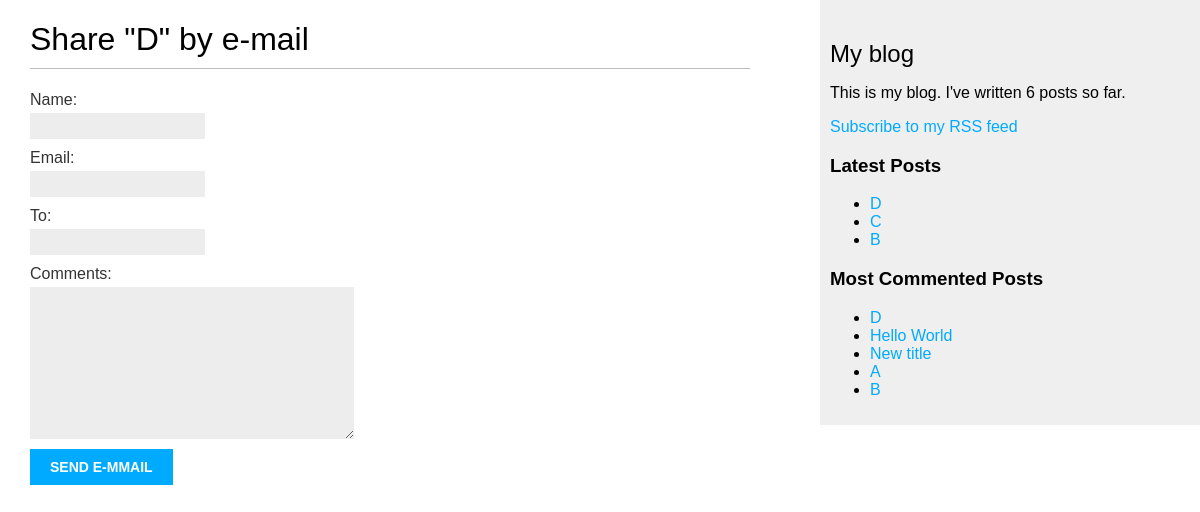
The app's page /6/share/, older data.
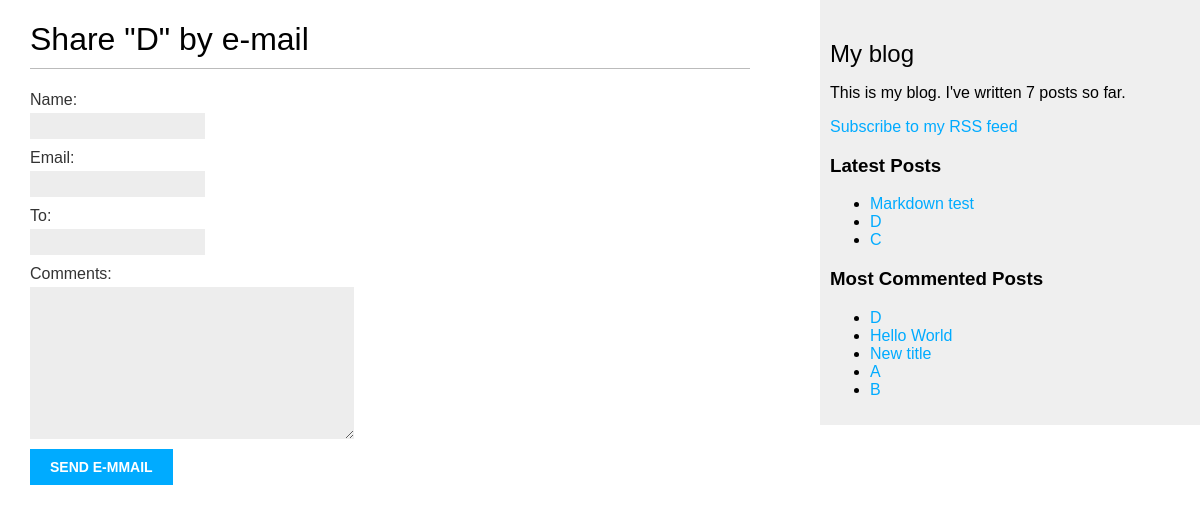
The same page, newer data.
### blog/models.py (models this page shows, shortened)
class Post(models.Model):
    STATUS_CHOICES = (
        ('draft', 'Draft'),
        ('published', 'Published'),
    )
    title = models.CharField(max_length=250)
    slug = models.SlugField(max_length=250,
                            unique_for_date = 'publish')
    author = models.ForeignKey(User,
                               related_name='blog_posts',
                               on_delete=models.CASCADE)
    body = models.TextField()
    publish = models.DateTimeField(default=timezone.now)
    created = models.DateTimeField(auto_now_add=True)
    updated = models.DateTimeField(auto_now=True)
    status = models.CharField(max_length=10,
                              choices=STATUS_CHOICES,
                              default='draft')
    tags = TaggableManager()
    class Meta:
        ordering = ('-publish',)
    objects = models.Manager()
    published = PublishedManager()
    def get_absolute_url(self):
        return reverse('blog:post_detail',
                        args=[self.publish.year,
                              self.publish.strftime('%m'),
                              self.publish.strftime('%d'),
                              self.slug])

### blog/views.py (the view)
# urls.py: url(r'^(?P<post_id>\d+)/share/$', views.post_share, name='post_share'),
def post_share(request, post_id):
    post = get_object_or_404(Post, id=post_id, status='published')
    sent = False
    if request.method == 'POST':
        form = EmailPostForm(request.POST)
        if form.is_valid():
            cd = form.cleaned_data
            post_url = request.build_absolute_uri(post.get_absolute_url())
            subject = '{}({}) recommends you reading "{}"'.format(
                cd['name'], cd['email'], post.title)
            message = 'Read "{}" at {}\n\n{}\'s comments: {}'.format(
                post.title, post_url, cd['name'], cd['comments'])
            send_mail(subject, message, '3465263718@qq.com', [cd['to']])
            recipient = cd['to']
            sent = True
    else:
        form = EmailPostForm()
        recipient = False
    return render(request, 'blog/post/share.html', {'post': post,
                                                    'form': form,
                                                    'sent': sent, 'recipient': recipient})

### blog/forms.py
class EmailPostForm(forms.Form):
    name = forms.CharField(max_length=25)
    email = forms.EmailField()
    to = forms.EmailField()
    comments = forms.CharField(required=False, widget=forms.Textarea)

### blog/models.py (called while the page is built)
    def get_queryset(self):
        return super(PublishedManager,self).get_queryset().filter(status='published')

### blog/templatetags/blog_tags.py (called while the page is built)
@register.simple_tag#每一个模板标签都需要包含r～变量来表明自己是一个有效的标签库
def total_posts():
    return Post.published.count()

@register.inclusion_tag('blog/post/latest_posts.html')
def show_latest_posts(count = 5):
    latest_posts = Post.published.order_by('-publish')[:count]
    return {'latest_posts': latest_posts}

@register.simple_tag
def get_most_commented_posts(count = 5):
    return Post.published.annotate(
        total_comments = Count('comments')
    ).order_by('-total_comments')[:count]

### blog/templates/blog/post/share.html (shortened to what this page needs)
{% extends 'blog/base.html' %}
{% block content %}
  {% if sent %}
     <h1>E-mail successfully sent</h1>
     <p>
         "{{ post.title }}" was successfully sent to {{recipient}}.
     </p>
  {% else %}
      <h1>Share "{{ post.title}}" by e-mail</h1>
      <form action="." method='post'>
        {{ form.as_p}}
        <input type="submit" value="send e-mmail"}/>
      </form>
  {% endif %}
{% endblock  %}

### blog/templates/blog/base.html (shortened to what this page needs)
{% load blog_tags%}
{% load staticfiles %}
<!DOCTYPE html>
<html>
<head>
  <link href="{% static "css/blog.css" %}" rel="stylesheet">
</head>
<body>
  <div id="content">
    {% block content %}{% endblock %}
  </div>
  <div id="sidebar">
    <h2>My blog</h2>
      <p>This is my blog. I've written {% total_posts%} posts so far.</p>
      <p><a href="{% url "blog:post_feed" %}">Subscribe to my RSS feed</a></p>
    <h3>Latest Posts</h3>
    {% show_latest_posts 3 %}
    <h3>Most Commented Posts</h3>
    {%get_most_commented_posts as most_commented_posts%}
    <ul>
      {% for post in most_commented_posts%}
      <li> <a href = "{{ post.get_absolute_url}}">{{post.title}}</a>
        </li>
        {% endfor %}
  </div>
</body>
</html>

### blog/templates/blog/post/latest_posts.html
<ul>
{% for post in latest_posts%}
  <li>
      <a href = "{{post.get_absolute_url}}">{{post.title}}</a>
  </li>
    {% endfor %}
</ul>

Row changes from the older to the newer data that the page shows:
no longer on one of the page's lists (row unchanged): Post: title "B"
added Post: title "Markdown test", shown under "Latest Posts"
Text that changed along with them:
text no longer shown: "6"
text now shown: "7"
